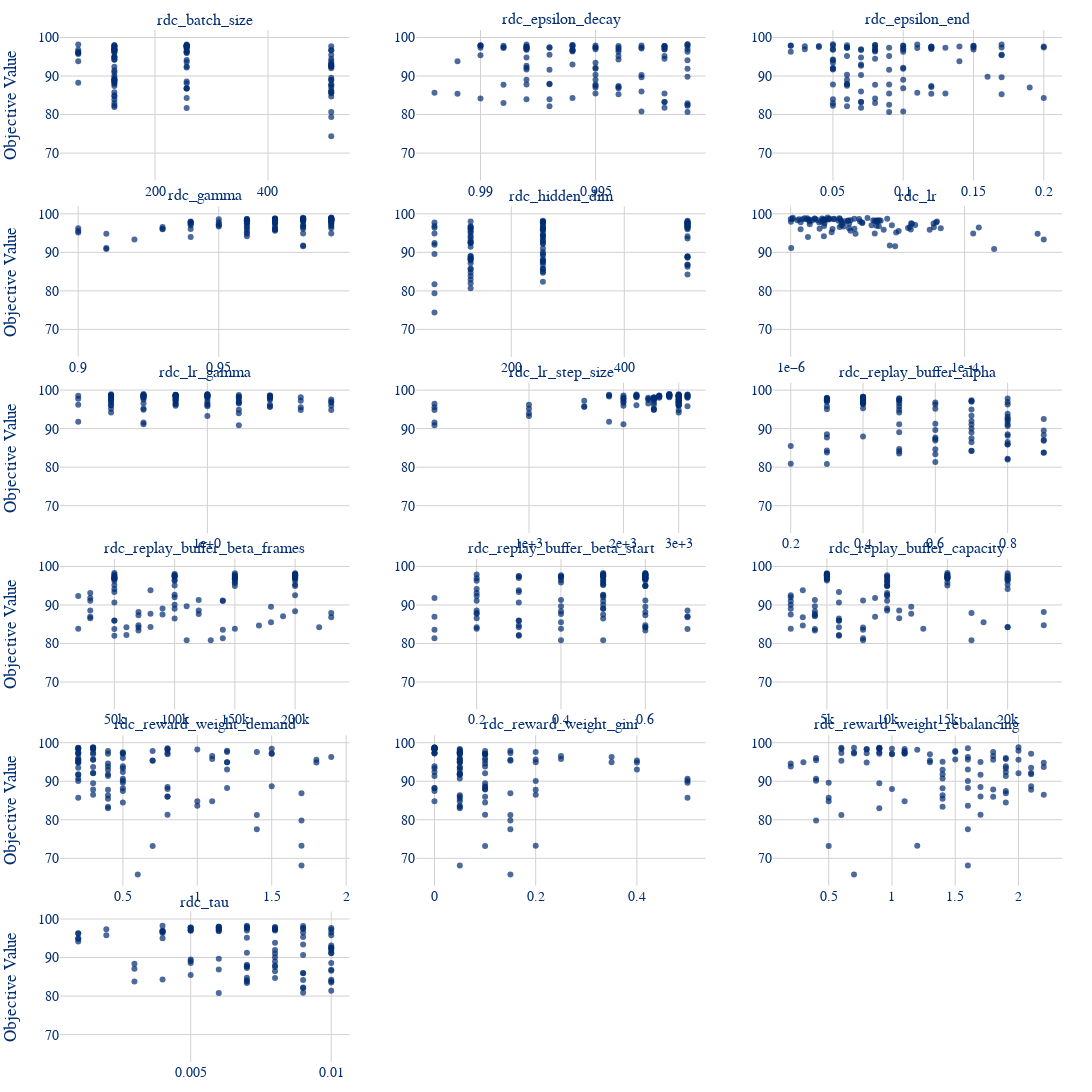

The cell this chart's notebook holds for it:
### Code cell
rdc_fig_slice_full = create_grid_slice_plot(
    study=rdc_aggregated_study,
    top_params=rdc_full_params,
    vertical_spacing=0.025
)
rdc_fig_slice_full.show()

### Figure 1 — Plotly figure (JSON) as saved in the notebook; plotly's stock layout.template omitted (floating-point values rounded to 4 significant figures; data arrays with more than 128 entries replaced by an {"elided": "..."} marker saying what was removed)
{"data": [{"marker": {"color": "#002D72", "opacity": 0.7}, "mode": "markers", "type": "scatter", "x": {"elided": "500 float values"}, "xaxis": "x", "y": {"elided": "500 float values"}, "yaxis": "y"}, {"marker": {"color": "#002D72", "opacity": 0.7}, "mode": "markers", "type": "scatter", "x": {"elided": "500 float values"}, "xaxis": "x2", "y": {"elided": "500 float values"}, "yaxis": "y2"}, {"marker": {"color": "#002D72", "opacity": 0.7}, "mode": "markers", "type": "scatter", "x": {"elided": "500 float values"}, "xaxis": "x3", "y": {"elided": "500 float values"}, "yaxis": "y3"}, {"marker": {"color": "#002D72", "opacity": 0.7}, "mode": "markers", "type": "scatter", "x": {"elided": "500 float values"}, "xaxis": "x4", "y": {"elided": "500 float values"}, "yaxis": "y4"}, {"marker": {"color": "#002D72", "opacity": 0.7}, "mode": "markers", "type": "scatter", "x": {"elided": "500 float values"}, "xaxis": "x5", "y": {"elided": "500 float values"}, "yaxis": "y5"}, {"marker": {"color": "#002D72", "opacity": 0.7}, "mode": "markers", "type": "scatter", "x": {"elided": "500 float values"}, "xaxis": "x6", "y": {"elided": "500 float values"}, "yaxis": "y6"}, {"marker": {"color": "#002D72", "opacity": 0.7}, "mode": "markers", "type": "scatter", "x": {"elided": "500 float values"}, "xaxis": "x7", "y": {"elided": "500 float values"}, "yaxis": "y7"}, {"marker": {"color": "#002D72", "opacity": 0.7}, "mode": "markers", "type": "scatter", "x": {"elided": "500 float values"}, "xaxis": "x8", "y": {"elided": "500 float values"}, "yaxis": "y8"}, {"marker": {"color": "#002D72", "opacity": 0.7}, "mode": "markers", "type": "scatter", "x": {"elided": "500 float values"}, "xaxis": "x9", "y": {"elided": "500 float values"}, "yaxis": "y9"}, {"marker": {"color": "#002D72", "opacity": 0.7}, "mode": "markers", "type": "scatter", "x": {"elided": "500 float values"}, "xaxis": "x10", "y": {"elided": "500 float values"}, "yaxis": "y10"}, {"marker": {"color": "#002D72", "opacity": 0.7}, "mode": "markers", "type": "scatter", "x": {"elided": "500 float values"}, "xaxis": "x11", "y": {"elided": "500 float values"}, "yaxis": "y11"}, {"marker": {"color": "#002D72", "opacity": 0.7}, "mode": "markers", "type": "scatter", "x": {"elided": "500 float values"}, "xaxis": "x12", "y": {"elided": "500 float values"}, "yaxis": "y12"}, {"marker": {"color": "#002D72", "opacity": 0.7}, "mode": "markers", "type": "scatter", "x": {"elided": "500 float values"}, "xaxis": "x13", "y": {"elided": "500 float values"}, "yaxis": "y13"}, {"marker": {"color": "#002D72", "opacity": 0.7}, "mode": "markers", "type": "scatter", "x": {"elided": "500 float values"}, "xaxis": "x14", "y": {"elided": "500 float values"}, "yaxis": "y14"}, {"marker": {"color": "#002D72", "opacity": 0.7}, "mode": "markers", "type": "scatter", "x": {"elided": "500 float values"}, "xaxis": "x15", "y": {"elided": "500 float values"}, "yaxis": "y15"}, {"marker": {"color": "#002D72", "opacity": 0.7}, "mode": "markers", "type": "scatter", "x": {"elided": "500 float values"}, "xaxis": "x16", "y": {"elided": "500 float values"}, "yaxis": "y16"}], "layout": {"annotations": [{"font": {"size": 16}, "showarrow": false, "text": "rdc_batch_size", "x": 0.1444, "xanchor": "center", "xref": "paper", "y": 1, "yanchor": "bottom", "yref": "paper"}, {"font": {"size": 16}, "showarrow": false, "text": "rdc_epsilon_decay", "x": 0.5, "xanchor": "center", "xref": "paper", "y": 1, "yanchor": "bottom", "yref": "paper"}, {"font": {"size": 16}, "showarrow": false, "text": "rdc_epsilon_end", "x": 0.8556, "xanchor": "center", "xref": "paper", "y": 1, "yanchor": "bottom", "yref": "paper"}, {"font": {"size": 16}, "showarrow": false, "text": "rdc_gamma", "x": 0.1444, "xanchor": "center", "xref": "paper", "y": 0.8292, "yanchor": "bottom", "yref": "paper"}, {"font": {"size": 16}, "showarrow": false, "text": "rdc_hidden_dim", "x": 0.5, "xanchor": "center", "xref": "paper", "y": 0.8292, "yanchor": "bottom", "yref": "paper"}, {"font": {"size": 16}, "showarrow": false, "text": "rdc_lr", "x": 0.8556, "xanchor": "center", "xref": "paper", "y": 0.8292, "yanchor": "bottom", "yref": "paper"}, {"font": {"size": 16}, "showarrow": false, "text": "rdc_lr_gamma", "x": 0.1444, "xanchor": "center", "xref": "paper", "y": 0.6583, "yanchor": "bottom", "yref": "paper"}, {"font": {"size": 16}, "showarrow": false, "text": "rdc_lr_step_size", "x": 0.5, "xanchor": "center", "xref": "paper", "y": 0.6583, "yanchor": "bottom", "yref": "paper"}, {"font": {"size": 16}, "showarrow": false, "text": "rdc_replay_buffer_alpha", "x": 0.8556, "xanchor": "center", "xref": "paper", "y": 0.6583, "yanchor": "bottom", "yref": "paper"}, {"font": {"size": 16}, "showarrow": false, "text": "rdc_replay_buffer_beta_frames", "x": 0.1444, "xanchor": "center", "xref": "paper", "y": 0.4875, "yanchor": "bottom", "yref": "paper"}, {"font": {"size": 16}, "showarrow": false, "text": "rdc_replay_buffer_beta_start", "x": 0.5, "xanchor": "center", "xref": "paper", "y": 0.4875, "yanchor": "bottom", "yref": "paper"}, {"font": {"size": 16}, "showarrow": false, "text": "rdc_replay_buffer_capacity", "x": 0.8556, "xanchor": "center", "xref": "paper", "y": 0.4875, "yanchor": "bottom", "yref": "paper"}, {"font": {"size": 16}, "showarrow": false, "text": "rdc_reward_weight_demand", "x": 0.1444, "xanchor": "center", "xref": "paper", "y": 0.3167, "yanchor": "bottom", "yref": "paper"}, {"font": {"size": 16}, "showarrow": false, "text": "rdc_reward_weight_gini", "x": 0.5, "xanchor": "center", "xref": "paper", "y": 0.3167, "yanchor": "bottom", "yref": "paper"}, {"font": {"size": 16}, "showarrow": false, "text": "rdc_reward_weight_rebalancing", "x": 0.8556, "xanchor": "center", "xref": "paper", "y": 0.3167, "yanchor": "bottom", "yref": "paper"}, {"font": {"size": 16}, "showarrow": false, "text": "rdc_tau", "x": 0.1444, "xanchor": "center", "xref": "paper", "y": 0.1458, "yanchor": "bottom", "yref": "paper"}], "height": 2400, "margin": {"b": 30, "l": 60, "r": 30, "t": 30}, "showlegend": false, "width": 1350, "xaxis": {"anchor": "y", "domain": [0, 0.2889]}, "xaxis10": {"anchor": "y10", "domain": [0, 0.2889]}, "xaxis11": {"anchor": "y11", "domain": [0.3556, 0.6444]}, "xaxis12": {"anchor": "y12", "domain": [0.7111, 1]}, "xaxis13": {"anchor": "y13", "domain": [0, 0.2889]}, "xaxis14": {"anchor": "y14", "domain": [0.3556, 0.6444]}, "xaxis15": {"anchor": "y15", "domain": [0.7111, 1]}, "xaxis16": {"anchor": "y16", "domain": [0, 0.2889]}, "xaxis17": {"anchor": "y17", "domain": [0.3556, 0.6444]}, "xaxis18": {"anchor": "y18", "domain": [0.7111, 1]}, "xaxis2": {"anchor": "y2", "domain": [0.3556, 0.6444]}, "xaxis3": {"anchor": "y3", "domain": [0.7111, 1]}, "xaxis4": {"anchor": "y4", "domain": [0, 0.2889]}, "xaxis5": {"anchor": "y5", "domain": [0.3556, 0.6444]}, "xaxis6": {"anchor": "y6", "domain": [0.7111, 1], "nticks": 3, "tickformat": ".0e", "type": "log"}, "xaxis7": {"anchor": "y7", "domain": [0, 0.2889], "nticks": 3, "tickformat": ".0e", "type": "log"}, "xaxis8": {"anchor": "y8", "domain": [0.3556, 0.6444], "nticks": 3, "tickformat": ".0e", "type": "log"}, "xaxis9": {"anchor": "y9", "domain": [0.7111, 1]}, "yaxis": {"anchor": "x", "domain": [0.8542, 1], "title": {"text": "Objective Value"}}, "yaxis10": {"anchor": "x10", "domain": [0.3417, 0.4875], "title": {"text": "Objective Value"}}, "yaxis11": {"anchor": "x11", "domain": [0.3417, 0.4875]}, "yaxis12": {"anchor": "x12", "domain": [0.3417, 0.4875]}, "yaxis13": {"anchor": "x13", "domain": [0.1708, 0.3167], "title": {"text": "Objective Value"}}, "yaxis14": {"anchor": "x14", "domain": [0.1708, 0.3167]}, "yaxis15": {"anchor": "x15", "domain": [0.1708, 0.3167]}, "yaxis16": {"anchor": "x16", "domain": [0, 0.1458], "title": {"text": "Objective Value"}}, "yaxis17": {"anchor": "x17", "domain": [0, 0.1458]}, "yaxis18": {"anchor": "x18", "domain": [0, 0.1458]}, "yaxis2": {"anchor": "x2", "domain": [0.8542, 1]}, "yaxis3": {"anchor": "x3", "domain": [0.8542, 1]}, "yaxis4": {"anchor": "x4", "domain": [0.6833, 0.8292], "title": {"text": "Objective Value"}}, "yaxis5": {"anchor": "x5", "domain": [0.6833, 0.8292]}, "yaxis6": {"anchor": "x6", "domain": [0.6833, 0.8292]}, "yaxis7": {"anchor": "x7", "domain": [0.5125, 0.6583], "title": {"text": "Objective Value"}}, "yaxis8": {"anchor": "x8", "domain": [0.5125, 0.6583]}, "yaxis9": {"anchor": "x9", "domain": [0.5125, 0.6583]}}}
